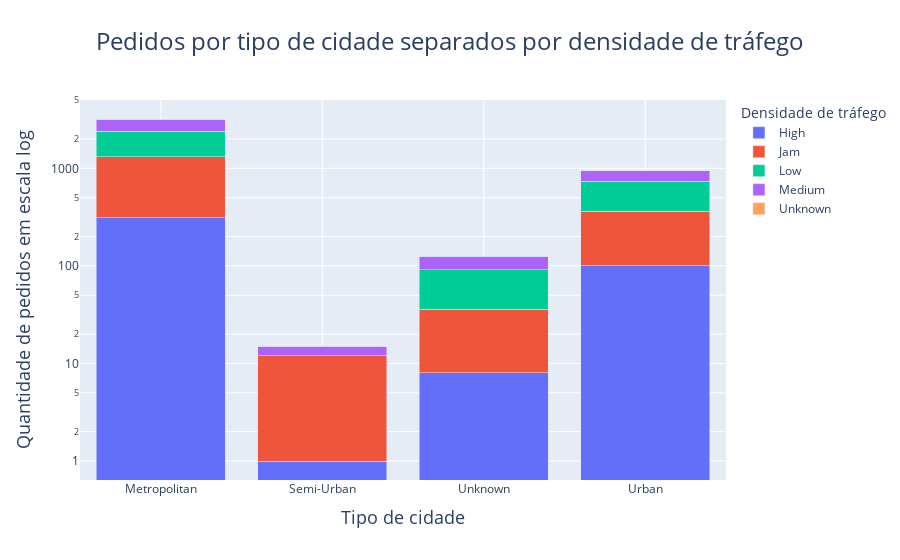

Write notebook code for a chart like this one.
### Code cell
# Criar gráfico de barras empilhadas
fig = px.bar(df, x=df.index, y=df.columns, title="Pedidos por tipo de cidade separados por densidade de tráfego", labels={"City": "Tipo de cidade", "value": "Quantidade de pedidos em escala log", "Road_traffic_density": "Densidade de tráfego"}, barmode="stack", log_y=True)
fig.update_layout(title={"x": 0.5, "xanchor": "center", "font": {"size": 24}},
    xaxis={"title_font": {"size": 18}, "showgrid": True},
    yaxis={"title_font": {"size": 18}, "showgrid": True})
fig.show()

### Figure 1 — Plotly figure (JSON) as saved in the notebook; plotly's stock layout.template omitted (floating-point values rounded to 4 significant figures)
{"data": [{"hovertemplate": "Densidade de tráfego=High<br>Tipo de cidade=%{x}<br>Quantidade de pedidos em escala log=%{y}<extra></extra>", "legendgroup": "High", "marker": {"color": "#636efa", "pattern": {"shape": ""}}, "name": "High", "orientation": "v", "showlegend": true, "textposition": "auto", "type": "bar", "x": ["Metropolitan", "Semi-Urban", "Unknown", "Urban"], "xaxis": "x", "y": [312.0, 1.0, 8.0, 100.0], "yaxis": "y"}, {"hovertemplate": "Densidade de tráfego=Jam<br>Tipo de cidade=%{x}<br>Quantidade de pedidos em escala log=%{y}<extra></extra>", "legendgroup": "Jam", "marker": {"color": "#EF553B", "pattern": {"shape": ""}}, "name": "Jam", "orientation": "v", "showlegend": true, "textposition": "auto", "type": "bar", "x": ["Metropolitan", "Semi-Urban", "Unknown", "Urban"], "xaxis": "x", "y": [1003.0, 11.0, 28.0, 261.0], "yaxis": "y"}, {"hovertemplate": "Densidade de tráfego=Low<br>Tipo de cidade=%{x}<br>Quantidade de pedidos em escala log=%{y}<extra></extra>", "legendgroup": "Low", "marker": {"color": "#00cc96", "pattern": {"shape": ""}}, "name": "Low", "orientation": "v", "showlegend": true, "textposition": "auto", "type": "bar", "x": ["Metropolitan", "Semi-Urban", "Unknown", "Urban"], "xaxis": "x", "y": [1077.0, 0.0, 55.0, 372.0], "yaxis": "y"}, {"hovertemplate": "Densidade de tráfego=Medium<br>Tipo de cidade=%{x}<br>Quantidade de pedidos em escala log=%{y}<extra></extra>", "legendgroup": "Medium", "marker": {"color": "#ab63fa", "pattern": {"shape": ""}}, "name": "Medium", "orientation": "v", "showlegend": true, "textposition": "auto", "type": "bar", "x": ["Metropolitan", "Semi-Urban", "Unknown", "Urban"], "xaxis": "x", "y": [809.0, 3.0, 35.0, 212.0], "yaxis": "y"}, {"hovertemplate": "Densidade de tráfego=Unknown<br>Tipo de cidade=%{x}<br>Quantidade de pedidos em escala log=%{y}<extra></extra>", "legendgroup": "Unknown", "marker": {"color": "#FFA15A", "pattern": {"shape": ""}}, "name": "Unknown", "orientation": "v", "showlegend": true, "textposition": "auto", "type": "bar", "x": ["Metropolitan", "Semi-Urban", "Unknown", "Urban"], "xaxis": "x", "y": [2.0, 0.0, 0.0, 2.0], "yaxis": "y"}], "layout": {"barmode": "stack", "legend": {"title": {"text": "Densidade de tráfego"}, "tracegroupgap": 0}, "title": {"font": {"size": 24}, "text": "Pedidos por tipo de cidade separados por densidade de tráfego", "x": 0.5, "xanchor": "center"}, "xaxis": {"anchor": "y", "domain": [0, 1], "showgrid": true, "title": {"font": {"size": 18}, "text": "Tipo de cidade"}}, "yaxis": {"anchor": "x", "domain": [0, 1], "showgrid": true, "title": {"font": {"size": 18}, "text": "Quantidade de pedidos em escala log"}, "type": "log"}}}
